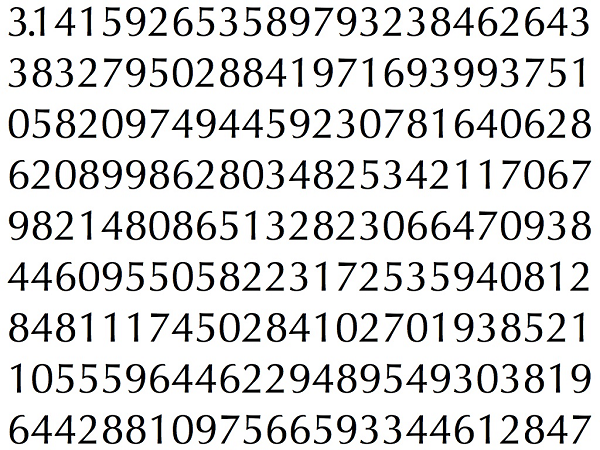
//> input picture src/digit_recognition_training/digits.png, 600 x 450 px
$ ./create_training   (built with g++ and OpenCV 4)
//> lines starting //> are read from the running program, lines starting //| are printed output that depends on the picture; after the words box and inside, x2 and y2 are one past the last pixel; in counts of white or black regions, pixels touching at a corner belong together
#include <iostream>
#include <opencv2/imgcodecs.hpp>
#include <opencv2/highgui.hpp>
#include <opencv2/imgproc.hpp>

using namespace cv;
using namespace std;

int main(int argc, const char** argv) {
    Mat thr, gray, con;
    Mat src = imread("digits.png", 1);
//> src is the input picture: 450 rows x 600 cols, CV_8UC3; mean B, G, R 217.4, 217.6, 217.5
    cvtColor(src, gray, COLOR_BGR2GRAY);
    threshold(gray, thr, 200, 255, THRESH_BINARY_INV);
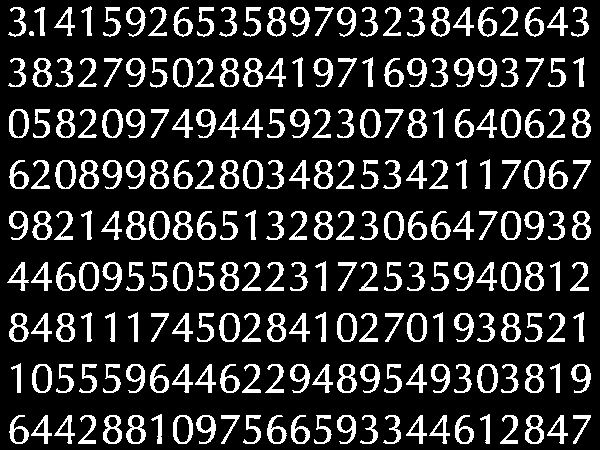
//> thr: 450 rows x 600 cols, CV_8UC1; 17.1% white; 226 white regions
    thr.copyTo(con);

    vector<vector<Point>> contours;
    vector<Vec4i> hierarchy;
    Mat sample;
    Mat response_array;
    findContours(con, contours, hierarchy, RETR_CCOMP, CHAIN_APPROX_SIMPLE);
//> contours = 383 contours, 11 with area under 20; largest, box (x1, y1, x2, y2) and area: (102, 109, 123, 138) 472, (477, 364, 498, 393) 471, (219, 313, 240, 342) 468, (149, 211, 170, 240) 468, (524, 160, 545, 189) 468

    for (int i = 0; i < contours.size(); i=hierarchy[i][0]) {
        Rect r = boundingRect(contours[i]);
        rectangle(src, Point(r.x, r.y), Point(r.x+r.width, r.y+r.height),
                Scalar(0, 0, 255), 2, 8, 0);
        Mat ROI = thr(r);
        Mat tmp1, tmp2;
        resize(ROI, tmp1, Size(10, 10), 0, 0, INTER_LINEAR);
        tmp1.convertTo(tmp2, CV_32FC1);
        sample.push_back(tmp2.reshape(1, 1));
        imshow("src", src);
        int c = waitKey(0);
        c -= 0x30;
        response_array.push_back(c);
        rectangle(src, Point(r.x, r.y), Point(r.x+r.width, r.y+r.height),
                Scalar(0, 255, 0), 2, 8, 0);
    }
//> this loop made 226 passes; the space key is pressed
//> r on passes 1 to 3: Rect(573, 415, 18, 29), Rect(547, 415, 21, 29), Rect(525, 415, 19, 29)
//> pass 1, `imshow("src", src);`:
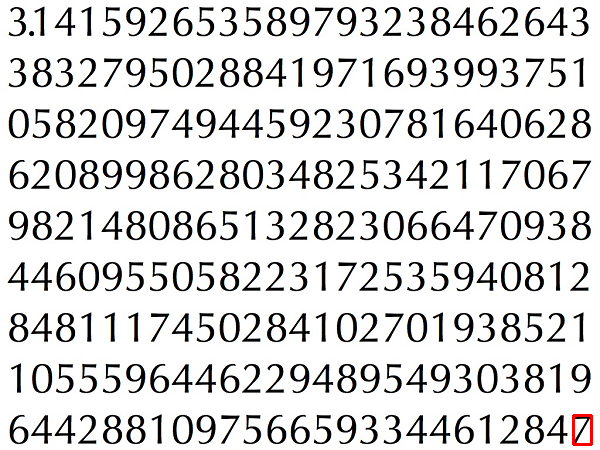
//> window 'src': 450 rows x 600 cols, CV_8UC3; mean B, G, R 217.2, 217.4, 217.5
//> pass 2, `Mat ROI = thr(r);`:
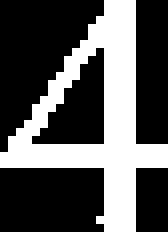
//> ROI: 29 rows x 21 cols, CV_8UC1 (shown 8 times larger); 34.2% white; 1 white region, box (x1, y1, x2, y2) and area: (0, 0, 21, 29) 208
//> pass 2, `imshow("src", src);`:
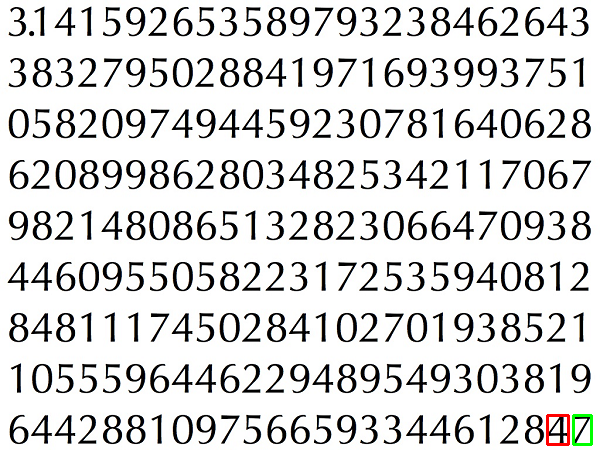
//> window 'src': 450 rows x 600 cols, CV_8UC3; mean B, G, R 216.9, 217.4, 217.3
//> after the loop:
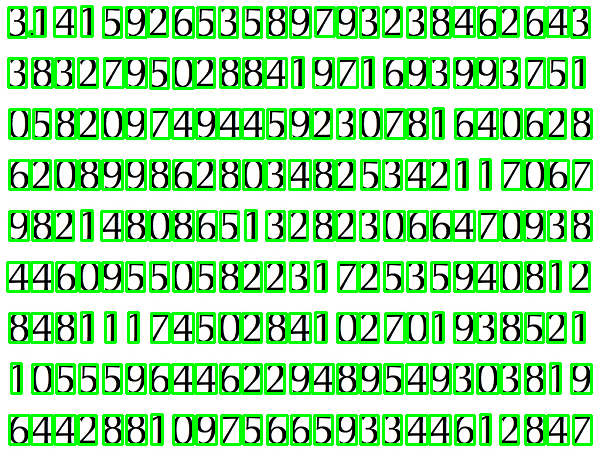
//> src: 450 rows x 600 cols, CV_8UC3; mean B, G, R 165.9, 225.2, 166
//> after the loop:
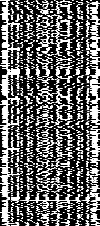
//> sample: 226 rows x 100 cols, CV_32FC1; min 0, max 255, mean 101
//> after the loop, response_array = 226 values from -16 to -16

    Mat response, tmp;
    tmp = response_array.reshape(1, 1);
//> tmp = 226 values from -16 to -16
    tmp.convertTo(response, CV_32FC1);
//> response = 226 values from -16 to -16

    FileStorage Data("TrainingData.yml", FileStorage::WRITE);
    Data << "data" << sample;
    Data.release();

    FileStorage Label("LabelData.yml", FileStorage::WRITE);
    Label << "label" << response;
    Label.release();

    cout << "Training and Label data created successfully!" << endl;

    imshow("src", src);
    waitKey();
}
